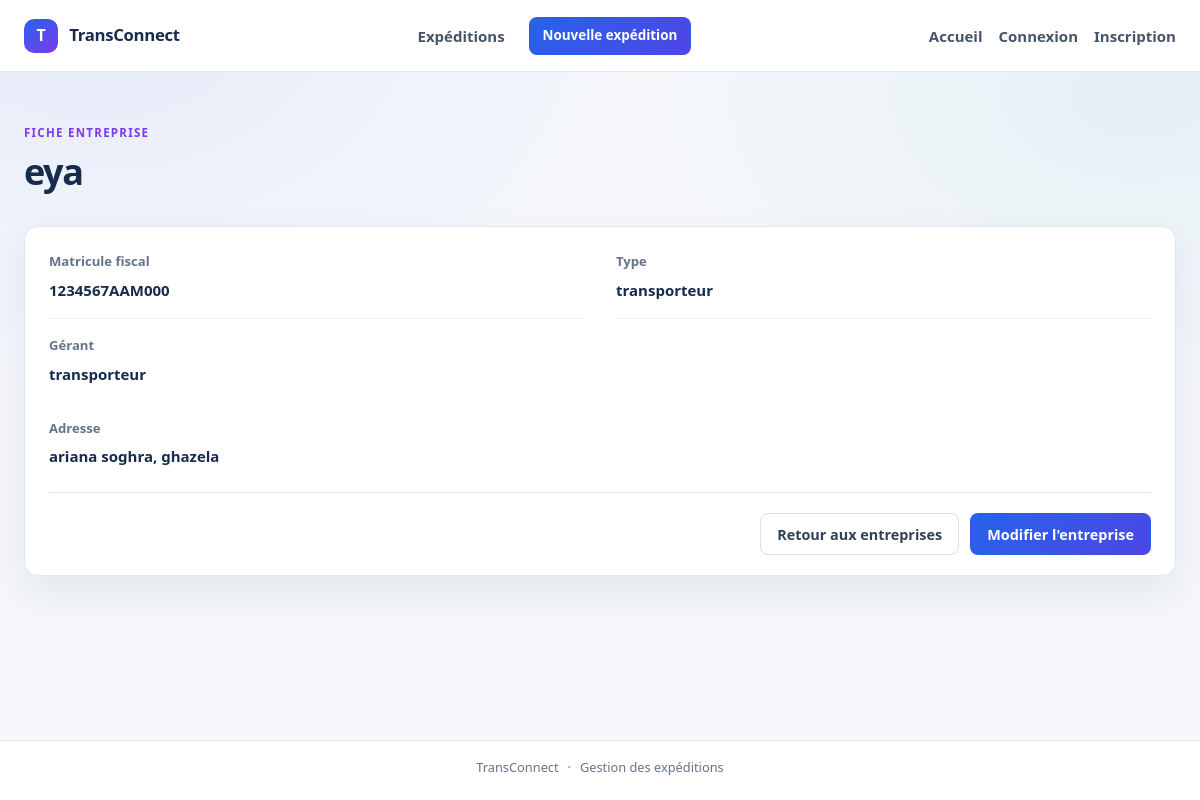
Page /entreprises/11/ on the committed database.
### EntrepriseApp/models.py (models this page shows, shortened)
class Entreprise(models.Model):
    raison_social = models.CharField(max_length=200, blank=False ,null=False)
    matricule_fiscal =models.CharField(max_length=17 ,unique=True, validators=[matricule_fiscal_validator])
    adresse = models.TextField(validators=[MinLengthValidator(20,"l'adresse ne peut pas avoir moins de 20 char"),MaxLengthValidator(400,"l'adresse ne peut pas depasser les 400 char")])
    type_entreprise=models.CharField(max_length=100,choices=[('c','chargeur'),
    ('t','transporteur')])
    created_at = models.DateTimeField(auto_now_add=True)
    updated_at =models.DateTimeField(auto_now=True)
    gerant= models.OneToOneField(Utilisateur ,on_delete=models.CASCADE,related_name='entreprise')

class Utilisateur(AbstractUser):
    email = models.EmailField(unique=True , validators=[validate_email])
    user_id = models.CharField(primary_key=True, max_length=8, unique=True)
    telephone = models.CharField(max_length=15, blank=True, null=True)
    role = models.CharField(max_length=20, choices=[
        ('c', 'chargeur'),
        ('t', 'transporteur')
    ], default='c')
    created_at = models.DateTimeField(auto_now_add=True)
    updated_at = models.DateTimeField(auto_now=True)

### EntrepriseApp/views.py (the view)
# urls.py: path("<int:pk>/", EntrepriseDetail.as_view(), name="entreprise_detail"),
class EntrepriseDetail(DetailView):
    model = Entreprise
    template_name = "entreprise/detail.html"
    context_object_name = "entreprise"

### EntrepriseApp/templates/entreprise/detail.html (shortened to what this page needs)
{% extends "expedition/base.html" %}
{% block content %}
    <div class="page-heading">
        <div><p class="eyebrow">FICHE ENTREPRISE</p><h1>{{ entreprise.raison_social }}</h1></div>
    </div>
    <section class="panel detail-panel">
        <dl class="detail-grid">
            <div class="detail-item"><dt>Matricule fiscal</dt><dd>{{ entreprise.matricule_fiscal }}</dd></div>
            <div class="detail-item"><dt>Type</dt><dd>{{ entreprise.get_type_entreprise_display }}</dd></div>
            <div class="detail-item"><dt>Gérant</dt><dd>{{ entreprise.gerant }}</dd></div>
            <div class="detail-item detail-wide"><dt>Adresse</dt><dd>{{ entreprise.adresse|linebreaksbr }}</dd></div>
        </dl>
        <div class="panel-actions">
            <a class="button button-secondary" href="{% url 'entreprise_list' %}">Retour aux entreprises</a>
            <a class="button button-primary" href="{% url 'entreprise_update' pk=entreprise.pk %}">Modifier l'entreprise</a>
        </div>
    </section>
{% endblock %}

### EntrepriseApp/static/EntrepriseApp/expedition.css (style rules this page uses)
:root { color-scheme: light; --ink: #172b4d; --muted: #64748b; --line: #e2e8f0; --surface: #ffffff; --canvas: #f5f7fb; --primary: #2563eb; --primary-dark: #1d4ed8; --teal: #0f9f95; --violet: #7c3aed; --coral: #f9735b; --danger: #b42332; --shadow: 0 16px 38px rgb(23 43 77 / 8%); }
* { box-sizing: border-box; }
body { min-width: 320px; min-height: 100vh; margin: 0; background: radial-gradient(ellipse at 8% 0%, rgb(37 99 235 / 8%), transparent 34rem), radial-gradient(ellipse at 95% 12%, rgb(15 159 149 / 7%), transparent 30rem), var(--canvas); color: var(--ink); font-family: "Segoe UI", Tahoma, Geneva, Verdana, sans-serif; font-size: 15px; line-height: 1.6; }
a { color: var(--primary); }
.page-heading { margin-bottom: 1.75rem; display: flex; align-items: flex-end; justify-content: space-between; gap: 1.5rem; }
.eyebrow { margin: 0 0 0.45rem; color: var(--violet); font-size: 0.72rem; font-weight: 750; letter-spacing: 0.11em; }
h1, h2, h3, p { margin-top: 0; }
h1 { margin-bottom: 0.35rem; color: var(--ink); font-size: clamp(1.8rem, 3vw, 2.25rem); letter-spacing: -0.04em; line-height: 1.2; }
.panel { overflow: hidden; border: 1px solid var(--line); border-radius: 14px; background: var(--surface); box-shadow: var(--shadow); }
.button { min-height: 42px; padding: 0.65rem 1rem; display: inline-flex; align-items: center; justify-content: center; gap: 0.4rem; border: 1px solid transparent; border-radius: 8px; cursor: pointer; font: inherit; font-size: 0.9rem; font-weight: 700; line-height: 1.2; text-decoration: none; transition: background-color 0.15s ease, border-color 0.15s ease, transform 0.15s ease; }
.button-primary { background: linear-gradient(135deg, var(--primary), #4f46e5); color: #fff; }
.button-secondary { border-color: #d8e0eb; background: #fff; color: #334155; }
.detail-panel { padding: 0 1.5rem; }
.detail-grid { margin: 0; padding: 0.5rem 0; display: grid; grid-template-columns: repeat(2, minmax(0, 1fr)); column-gap: 2rem; }
.detail-item { padding: 1rem 0; border-bottom: 1px solid #edf0f5; }
.detail-item:nth-last-child(-n + 2) { border-bottom: 0; }
.detail-item dt { margin-bottom: 0.35rem; color: var(--muted); font-size: 0.82rem; font-weight: 600; }
.detail-item dd { margin: 0; color: var(--ink); font-weight: 600; }
.detail-wide { grid-column: 1 / -1; border-bottom: 0 !important; }
.panel-actions { padding: 1.25rem 0; display: flex; justify-content: flex-end; gap: 0.7rem; border-top: 1px solid var(--line); }

### rows in the picture
Entreprise: raison_social "eya", matricule_fiscal "1234567AAM000", type_entreprise "transporteur", gerant "transporteur", adresse "ariana soghra, ghazela"
